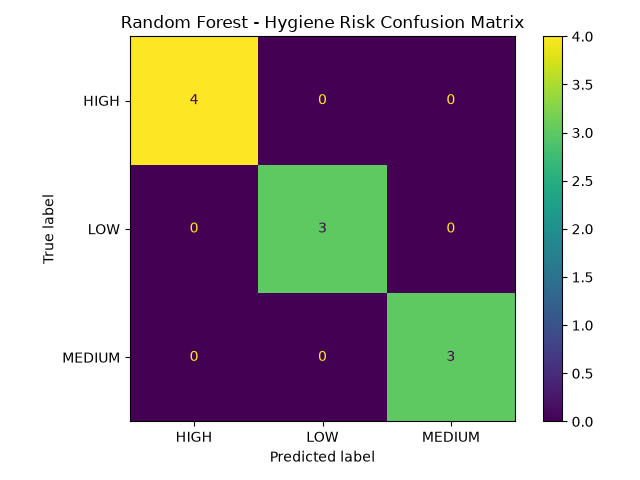

Write Python code to recreate this figure.
import pandas as pd
import matplotlib.pyplot as plt

from sklearn.model_selection import train_test_split
from sklearn.preprocessing import LabelEncoder
from sklearn.ensemble import RandomForestClassifier
from sklearn.metrics import confusion_matrix, ConfusionMatrixDisplay

# Load dataset
df = pd.read_csv("dataset/facility_data_prepared.csv")

# Features
features = [
    "cleanliness_score",
    "odor_score",
    "waste_level",
    "water_availability",
    "footfall",
    "complaints"
]

X = df[features].copy()
y = df["hygiene_risk"]

# Encode Yes/No
X["water_availability"] = X["water_availability"].map({
    "Yes": 1,
    "No": 0
})

# Encode target
label_encoder = LabelEncoder()
y = label_encoder.fit_transform(y)

# Split dataset
X_train, X_test, y_train, y_test = train_test_split(
    X,
    y,
    test_size=0.20,
    random_state=42,
    stratify=y
)

# Train Random Forest
model = RandomForestClassifier(
    n_estimators=100,
    random_state=42
)

model.fit(X_train, y_train)

# Predict
y_pred = model.predict(X_test)

# Confusion matrix
cm = confusion_matrix(y_test, y_pred)

print("Confusion Matrix:")
print(cm)

# Display
display = ConfusionMatrixDisplay(
    confusion_matrix=cm,
    display_labels=label_encoder.classes_
)

display.plot()
plt.title("Random Forest - Hygiene Risk Confusion Matrix")
plt.tight_layout()

# Save image
plt.savefig("confusion_matrix.png")

plt.show()

print("\nConfusion matrix saved as confusion_matrix.png")
